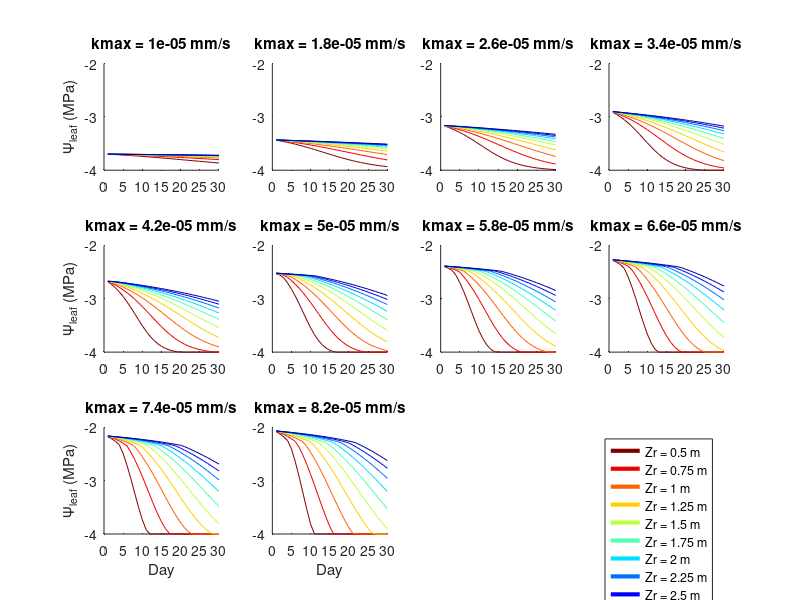

The MATLAB source for this figure: (Note: this script raises an error after producing the figure.)
clear
close all

% set up figure
fig = figure('Units','inches','Position',[-24 2 10 6]);
colors = jet;
colors = flipud(colors(1:7:64,:));


%load data
data = load('exp3.mat');


%I want each subplot to plot lwp_midday vs. time for:
%  one value of kmax
%  all ten values of zr
kmax      = data.kmax.value;
kmax_uniq = unique(kmax);
nk        = length(kmax_uniq);
for i = 1:nk     %looping through the 10 unique kmax values
    
    %find the indices for that value of kmax
    ix = kmax == kmax_uniq(i);
    
    %plot
    subplot(3,4,i)
    hold on
    set(gca,'ColorOrder',colors)
    plot(data.lwp_midday.value(:,ix))
    ylim([-4,-2])
    xlim([0,30])
    set(gca,'Ytick',-4:1:-2)
    title(['kmax = ',num2str(kmax_uniq(i)),' mm/s'])
    
    %only put these labels on a few subplots
    if i>8
        xlabel('Day')
    end
    if i==1||i==5||i==9
        ylabel('\Psi_{leaf} (MPa)')
    end
    
end


%create legend
zr_uniq = data.zr.value(ix);
nz      = length(zr_uniq);
leg     = cell(nz,1);
for i = 1:nz
    leg{i} = ['Zr = ',num2str(zr_uniq(i)),' m'];
end

%dummy plot for legend
subplot(3,4,12)
hold on
set(gca,'ColorOrder',colors)
plot(data.lwp_midday.value(:,ix))
xlim([0,30])
ylim([0,1])
[~,hObj] = legend(leg,'Location','best');
hL=findobj(hObj,'type','line');  % get the lines, not text
set(hL,'linewidth',3)            % set their width property
set(gca,'visible','off')

%print figure
fig.PaperSize = [10,6];
fig.PaperPosition  =[0,0,10,6];
print('../../figs/exp3a','-dpdf')
